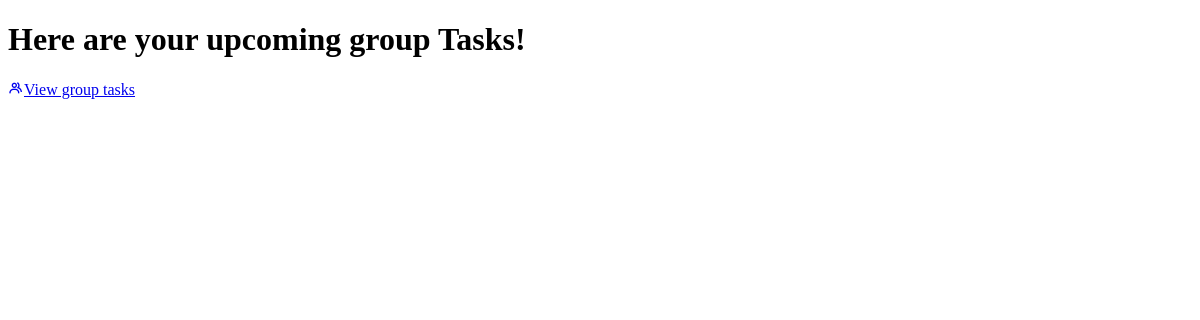
The app's page /userGroupTask.php?groupID=7 (signed in), older data.
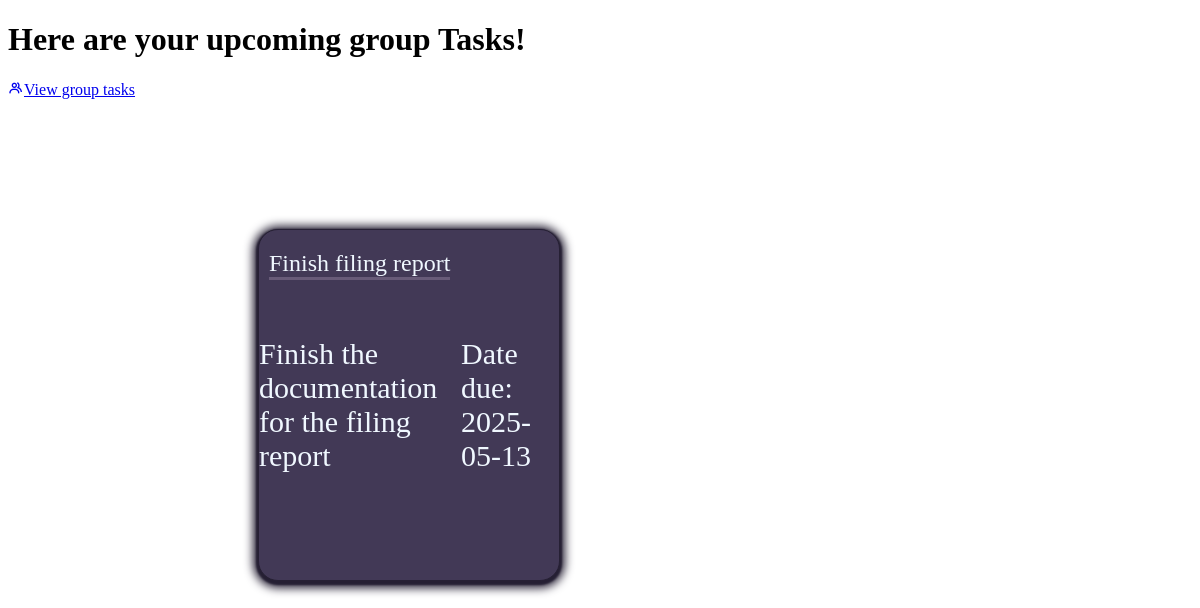
The same page, newer data.
### tables this page shows
CREATE TABLE "Group_Tasks" (
	"GroupTask_ID"	INTEGER NOT NULL,
	"groupTask_title"	TEXT NOT NULL,
	"groupTask_info"	TEXT,
	"groupTask_status"	INTEGER NOT NULL DEFAULT 0,
	"taskDue_date"	TEXT NOT NULL,
	"Group_ID"	INTEGER,
	PRIMARY KEY("GroupTask_ID" AUTOINCREMENT),
	FOREIGN KEY("Group_ID") REFERENCES "Groups"("Group_ID")
);

### userGroupTask.php (the view, shortened to what this page needs)
<?php include('db.php');
    $groupID = $_SESSION['Group_ID'];
    $userID = $_SESSION['User_ID'];
    $getQuery = $db->prepare('SELECT GroupTask_ID FROM Group_Task_Users WHERE User_ID = :userID');
    $getQuery->bindValue('userID', $userID, SQLITE3_INTEGER);
    $getResult = $getQuery->execute();
    $groupTasks = [];
    while ($row = $getResult->fetchArray(SQLITE3_ASSOC)) {
        $grpTaskID = $row['GroupTask_ID'];
        $infoQuery = $db->prepare('SELECT groupTask_title, groupTask_info, taskDue_date FROM Group_Tasks WHERE GroupTask_ID = :grpTaskID AND Group_ID =:groupID');
        $infoQuery->bindValue(':grpTaskID', $grpTaskID, SQLITE3_INTEGER);
        $infoQuery->bindValue(':groupID', $groupID, SQLITE3_INTEGER);
        $infoResult = $infoQuery->execute();
        while ($task = $infoResult->fetchArray(SQLITE3_ASSOC)) {
            $groupTasks[] = $task;
        }
    }
?>
<!DOCTYPE html>
<html lang="en">
<head>
    <link rel="stylesheet" href="userGroupTask.css">
    <link href='https://unpkg.com/boxicons@2.1.4/css/boxicons.min.css' rel='stylesheet'>
</head>
<body onload="loadsidebar()">
    <div class="title"><h1>Here are your upcoming group Tasks!</h1></div>
    <div class="group"><a href="userGroupTask.php"><i class='bx bx-group'></i>View group tasks</a></div>
    <div class="container">
        <div class="boxes">
            <?php foreach ($groupTasks as $task): ?>
                <div class="box">
                    <div class="box-title"><?php echo $task['groupTask_title']; ?></div>
                    <div class="content"><?php echo $task['groupTask_info']; ?></div>
                    <div class="dnt">Date due: <?php echo $task['taskDue_date']; ?></div>
                </div>
            <?php endforeach; ?>
        </div>
    </div>
</body>
</html>

### userGroupTask.css (style rules this page uses)
.container { display: flex; justify-content: center; align-items: center; margin-top: 130px; margin-left: 250px; }
.boxes { display: grid; grid-template-columns: repeat(4, 1fr); grid-template-rows: repeat(2, 1fr); gap: 100px; width: fit-content; }
.box { position: relative; background-color: #423956; display: flex; justify-content: center; align-items: center; box-shadow: 0px 2px 10px 5px #262034, 0 2px 2px 2px #251f33; font-size: 30px; color: aliceblue; width: 300px; height: 350px; border: 1px solid #262034; border-radius: 20px; transition: 500ms; }
.box-title { position: absolute; font-size: 24px; top: 20px; left: 10px; border-bottom: 3px solid rgba(255,225,255,0.2); }

Row changes from the older to the newer data that the page shows:
added group_tasks: groupTask_title "Finish filing report", groupTask_info "Finish the documentation for the filing report", taskDue_date "2025-05-13"
